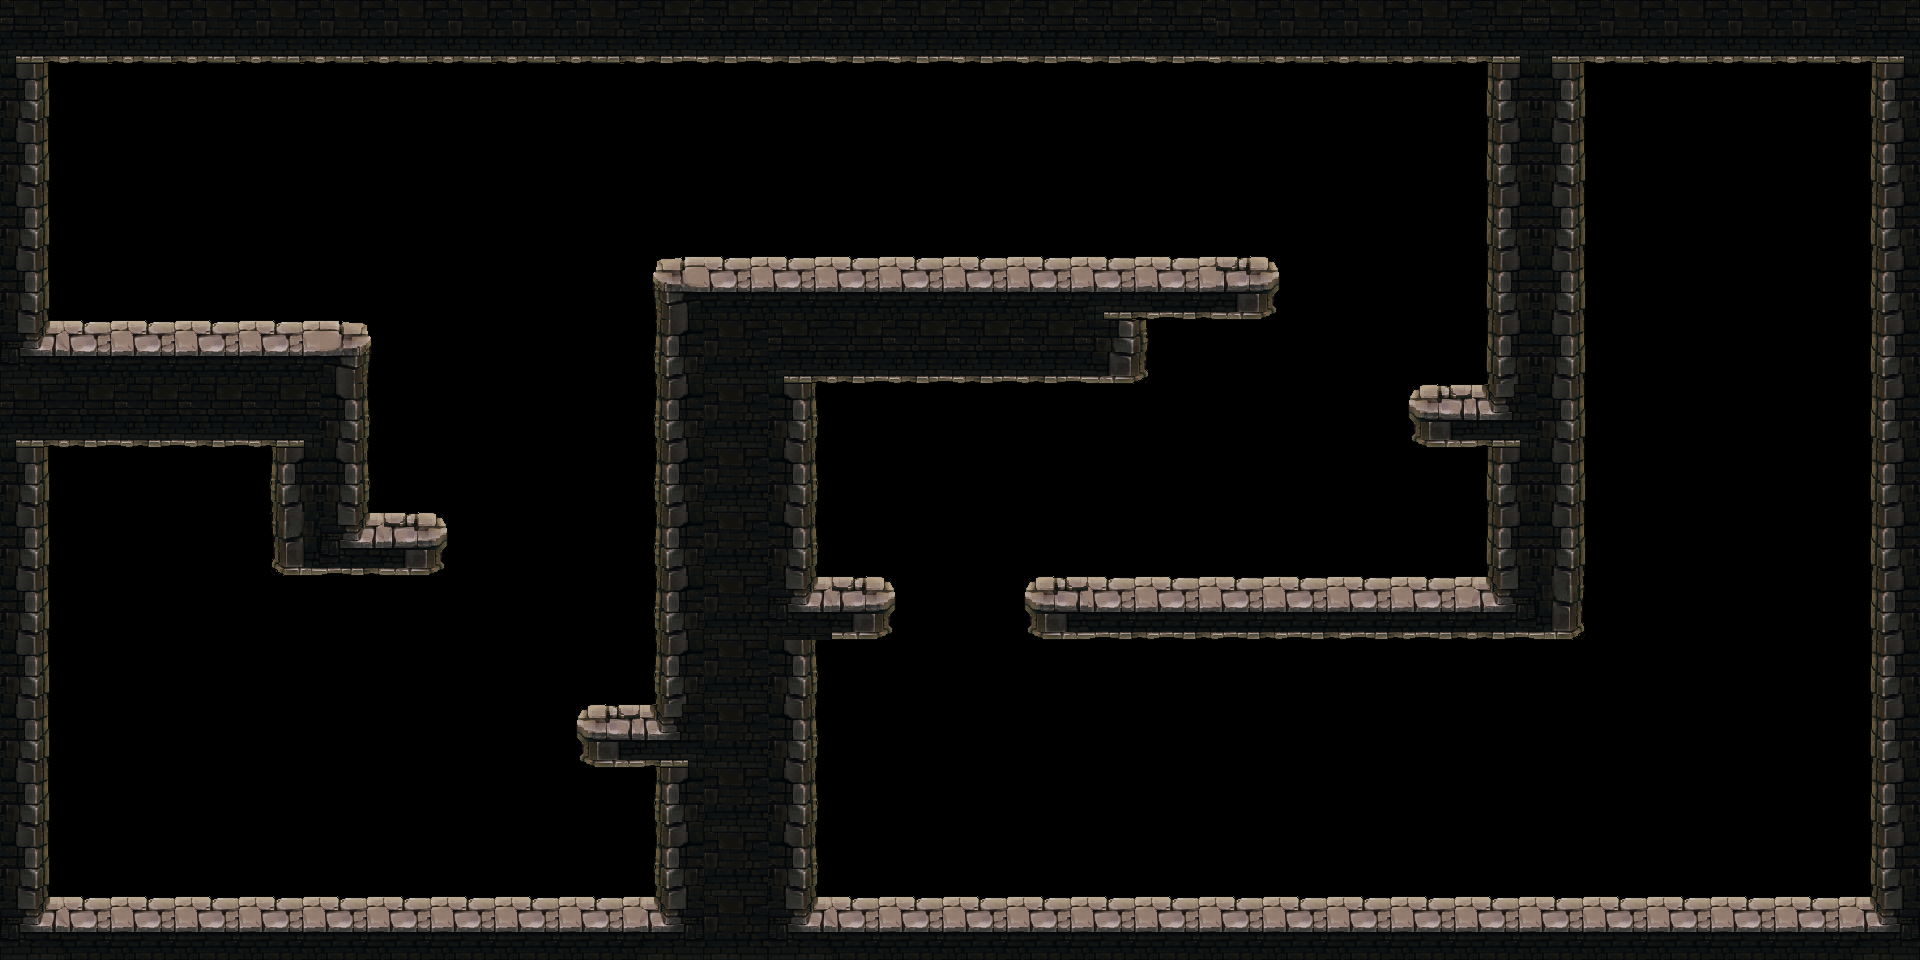

Rendered tile map (Tiled .tmx) drawn with the repository's tilesets; below, a short description and the full map source, tile grids included:
An orthogonal 30x15 tile map with 64x64 px tiles, 2 tile layers (solido, plataforma).

<map version="1.0" tiledversion="1.0.3" orientation="orthogonal" renderorder="right-down" width="30" height="15" tilewidth="64" tileheight="64" nextobjectid="1">
 <tileset firstgid="1" name="Tileset_oficial_v2" tilewidth="64" tileheight="64" tilecount="288" columns="18">
  <image source="../PNGs/Tileset_oficial_v4.png" width="1152" height="1024" />
 </tileset>
 <layer name="solido" width="30" height="15">
  <data encoding="csv">
146,55,55,55,55,55,55,55,55,55,245,245,245,245,245,245,245,245,245,55,55,55,55,150,146,55,55,55,55,150,
164,0,0,0,0,0,0,0,0,0,0,0,0,0,0,0,0,0,0,0,0,0,0,204,164,0,0,0,0,204,
164,0,0,0,0,0,0,0,0,0,0,0,0,0,0,0,0,0,0,0,0,0,0,222,164,0,0,0,0,222,
164,0,0,0,0,0,0,0,0,0,0,0,0,0,0,0,0,0,0,0,0,0,0,222,164,0,0,0,0,222,
164,0,0,0,0,0,0,0,0,0,60,238,238,238,238,238,238,111,0,0,0,0,0,222,164,0,0,0,0,222,
236,238,238,238,238,61,0,0,0,0,226,202,146,245,245,245,245,124,0,0,0,0,0,222,164,0,0,0,0,222,
146,245,245,245,150,97,0,0,0,0,226,202,230,0,0,0,0,0,0,0,0,0,0,42,164,0,0,0,0,222,
164,0,0,0,96,97,0,0,0,0,226,202,230,0,0,0,0,0,0,0,0,0,0,222,164,0,0,0,0,222,
164,0,0,0,114,147,0,0,0,0,226,202,230,0,0,0,0,0,0,0,0,0,0,222,164,0,0,0,0,222,
164,0,0,0,0,0,0,0,0,0,226,202,267,0,0,0,0,0,0,0,0,0,0,225,248,0,0,0,0,222,
164,0,0,0,0,0,0,0,0,0,226,202,230,0,0,0,0,0,0,0,0,0,0,0,0,0,0,0,0,222,
182,0,0,0,0,0,0,0,0,0,42,202,230,0,0,0,0,0,0,0,0,0,0,0,0,0,0,0,0,222,
200,0,0,0,0,0,0,0,0,0,226,202,230,0,0,0,0,0,0,0,0,0,0,0,0,0,0,0,0,222,
218,0,0,0,0,0,0,0,0,0,226,202,230,0,0,0,0,0,0,0,0,0,0,0,0,0,0,0,0,222,
236,237,237,237,238,237,237,237,237,237,240,202,236,237,237,237,237,237,237,237,237,237,237,237,237,237,237,237,238,240
</data>
 </layer>
 <layer name="plataforma" width="30" height="15">
  <data encoding="csv">
0,0,0,0,0,0,0,0,0,0,0,0,0,0,0,0,0,0,0,0,0,0,0,0,0,0,0,0,0,0,
0,0,0,0,0,0,0,0,0,0,0,0,0,0,0,0,0,0,0,0,0,0,0,0,0,0,0,0,0,0,
0,0,0,0,0,0,0,0,0,0,0,0,0,0,0,0,0,0,0,0,0,0,0,0,0,0,0,0,0,0,
0,0,0,0,0,0,0,0,0,0,0,0,0,0,0,0,0,0,0,0,0,0,0,0,0,0,0,0,0,0,
0,0,0,0,0,0,0,0,0,0,0,0,0,0,0,0,0,0,148,232,0,0,0,0,0,0,0,0,0,0,
0,0,0,0,0,0,0,0,0,0,0,0,0,0,0,0,0,0,0,0,0,0,0,0,0,0,0,0,0,0,
0,0,0,0,0,0,0,0,0,0,0,0,0,0,0,0,0,0,0,0,0,0,224,0,0,0,0,0,0,0,
0,0,0,0,0,0,0,0,0,0,0,0,0,0,0,0,0,0,0,0,0,0,0,0,0,0,0,0,0,0,
0,0,0,0,0,0,232,0,0,0,0,0,0,0,0,0,0,0,0,0,0,0,0,0,0,0,0,0,0,0,
0,0,0,0,0,0,0,0,0,0,0,0,0,232,0,0,224,148,148,148,148,148,148,0,0,0,0,0,0,0,
0,0,0,0,0,0,0,0,0,0,0,0,0,0,0,0,0,0,0,0,0,0,0,0,0,0,0,0,0,0,
0,0,0,0,0,0,0,0,0,224,0,0,0,0,0,0,0,0,0,0,0,0,0,0,0,0,0,0,0,0,
0,0,0,0,0,0,0,0,0,0,0,0,0,0,0,0,0,0,0,0,0,0,0,0,0,0,0,0,0,0,
0,0,0,0,0,0,0,0,0,0,0,0,0,0,0,0,0,0,0,0,0,0,0,0,0,0,0,0,0,0,
0,0,0,0,0,0,0,0,0,0,0,0,0,0,0,0,0,0,0,0,0,0,0,0,0,0,0,0,0,0
</data>
 </layer>
</map>
